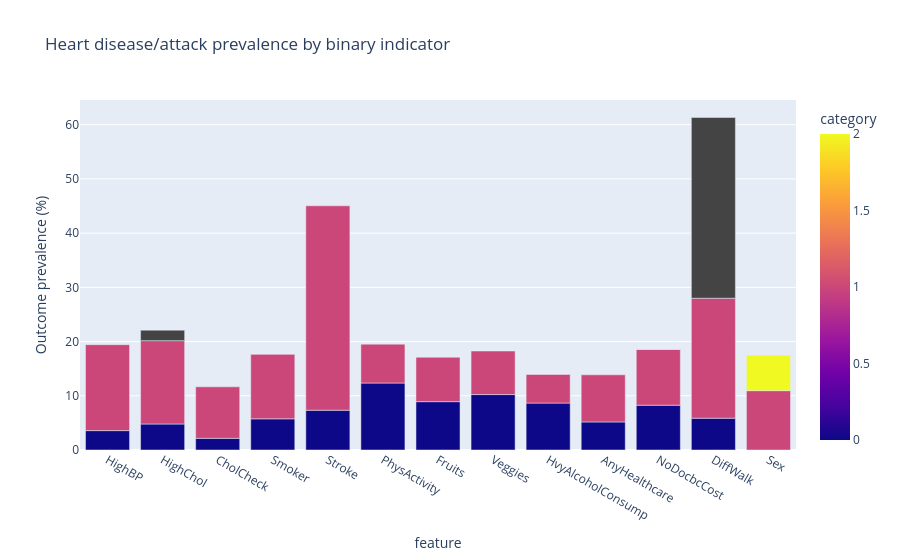

The code cell stored with this chart in its notebook:
### Markdown cell above
For each binary predictor, this table and chart compare the fraction with `HeartDiseaseorAttack = 1` among records coded 0 versus 1. `n` is the number of records in that group. Keep group sizes in view: rates from small groups are less stable. These unadjusted differences may reflect age or other characteristics rather than an independent relationship.

### Code cell
association_rows = []
for col in binary_features:
    grouped = brfss_df_selected.groupby(col, dropna=False)[target].agg(['mean', 'count'])
    for category, row in grouped.iterrows():
        association_rows.append({'feature': col, 'category': category, 'outcome_rate_pct': row['mean'] * 100, 'n': row['count']})
binary_outcome_rates = pd.DataFrame(association_rows)
display(binary_outcome_rates.sort_values(['feature','category']).round(2))
px.bar(binary_outcome_rates, x='feature', y='outcome_rate_pct', color='category', barmode='group', hover_data=['n'], title='Heart disease/attack prevalence by binary indicator', labels={'outcome_rate_pct':'Outcome prevalence (%)'}).show()

### Figure 1 — Plotly figure (JSON) as saved in the notebook; plotly's stock layout.template omitted (floating-point values rounded to 4 significant figures)
{"data": [{"alignmentgroup": "True", "customdata": [[178100.0], [117600.0], [152600.0], [111100.0], [32040.0], [41870.0], [253900.0], [166500.0], [129200.0], [1.0], [284800.0], [10960.0], [73650.0], [222100.0], [111200.0], [184500.0], [58250.0], [237500.0], [278700.0], [17040.0], [19830.0], [275900.0], [267300.0], [28480.0], [1.0], [248600.0], [47180.0], [3.0], [128900.0], [166800.0]], "hovertemplate": "feature=%{x}<br>Outcome prevalence (%)=%{y}<br>n=%{customdata[0]}<br>category=%{marker.color}<extra></extra>", "legendgroup": "", "marker": {"color": [0.0, 1.0, 0.0, 1.0, NaN, 0.0, 1.0, 0.0, 1.0, NaN, 0.0, 1.0, 0.0, 1.0, 0.0, 1.0, 0.0, 1.0, 0.0, 1.0, 0.0, 1.0, 0.0, 1.0, NaN, 0.0, 1.0, NaN, 1.0, 2.0], "coloraxis": "coloraxis", "pattern": {"shape": ""}}, "name": "", "offsetgroup": "", "orientation": "v", "showlegend": false, "textposition": "auto", "type": "bar", "x": ["HighBP", "HighBP", "HighChol", "HighChol", "HighChol", "CholCheck", "CholCheck", "Smoker", "Smoker", "Smoker", "Stroke", "Stroke", "PhysActivity", "PhysActivity", "Fruits", "Fruits", "Veggies", "Veggies", "HvyAlcoholConsump", "HvyAlcoholConsump", "AnyHealthcare", "AnyHealthcare", "NoDocbcCost", "NoDocbcCost", "NoDocbcCost", "DiffWalk", "DiffWalk", "DiffWalk", "Sex", "Sex"], "xaxis": "x", "y": [3.577, 15.85, 4.794, 15.38, 1.938, 2.152, 9.501, 5.748, 11.96, 0.0, 7.335, 37.71, 12.35, 7.171, 8.918, 8.185, 10.23, 8.027, 8.655, 5.282, 5.174, 8.697, 8.265, 10.3, 0.0, 5.866, 22.13, 33.33, 10.95, 6.539], "yaxis": "y"}], "layout": {"barmode": "group", "coloraxis": {"colorbar": {"title": {"text": "category"}}, "colorscale": [[0, "#0d0887"], [0.1111, "#46039f"], [0.2222, "#7201a8"], [0.3333, "#9c179e"], [0.4444, "#bd3786"], [0.5556, "#d8576b"], [0.6667, "#ed7953"], [0.7778, "#fb9f3a"], [0.8889, "#fdca26"], [1, "#f0f921"]]}, "legend": {"tracegroupgap": 0}, "title": {"text": "Heart disease/attack prevalence by binary indicator"}, "xaxis": {"anchor": "y", "domain": [0, 1], "title": {"text": "feature"}}, "yaxis": {"anchor": "x", "domain": [0, 1], "title": {"text": "Outcome prevalence (%)"}}}}
